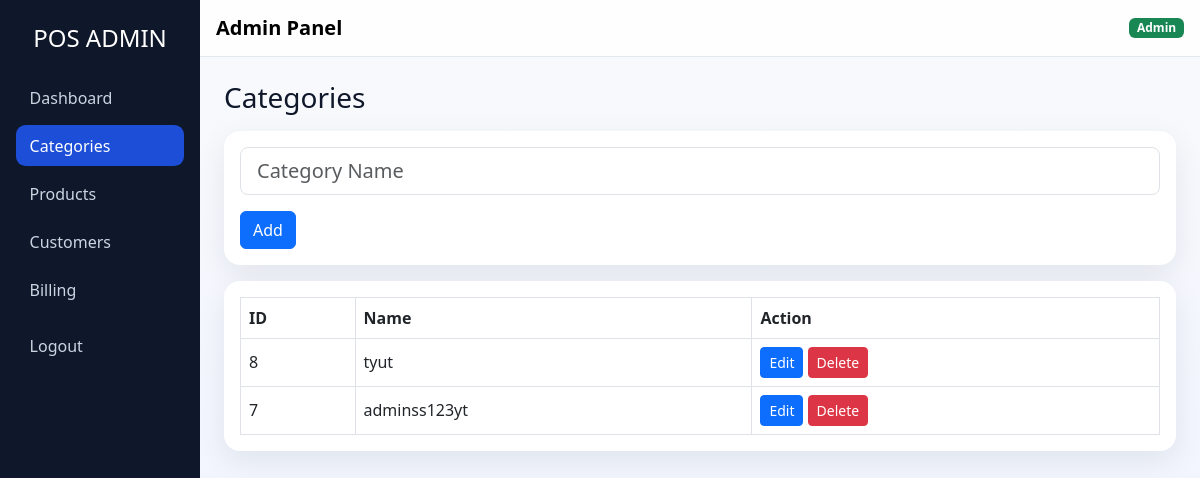
The app's page /admin/dashboard.php?page=categories with its own data.
### tables this page shows
CREATE TABLE `categories` (
  `id` int(11) NOT NULL,
  `name` varchar(100) NOT NULL,
  `created_at` timestamp NOT NULL DEFAULT current_timestamp()
);

### admin/categories.php (the view, shortened to what this page needs)
<?php
require_once "../database/db.php";
$edit = null;
$categories = $pdo->query("SELECT * FROM categories ORDER BY id DESC")->fetchAll();
?>
<div class="d-flex justify-content-between align-items-center flex-wrap gap-2 mb-3">
    <h3 class="mb-0">Categories</h3>
</div>
<div class="card content-card p-3 mb-3">
    <form method="POST">
        <input type="text" name="name"
               class="form-control form-control-lg"
               value="<?= $edit['name'] ?? '' ?>"
               placeholder="Category Name"
               required>
        <button class="btn btn-primary mt-3"
                name="<?= $edit ? 'update' : 'add' ?>">
            <?= $edit ? 'Update' : 'Add' ?>
        </button>
    </form>
</div>
<div class="card content-card p-3">
<div class="table-responsive">
<table class="table table-bordered table-hover align-middle mb-0">
<tr>
    <th>ID</th>
    <th>Name</th>
    <th>Action</th>
</tr>
<?php foreach($categories as $c): ?>
<tr>
    <td><?= $c['id'] ?></td>
    <td><?= $c['name'] ?></td>
    <td>
        <a href="dashboard.php?page=categories&edit=<?= $c['id'] ?>"
           class="btn btn-primary btn-sm">Edit</a>
        <a href="dashboard.php?page=categories&delete=<?= $c['id'] ?>"
           class="btn btn-danger btn-sm"
           onclick="return confirm('Delete?')">
           Delete
        </a>
    </td>
</tr>
<?php endforeach; ?>
</table>
</div>
</div>

### assets/css/style.css (style rules this page uses)
.app-body { background: linear-gradient(180deg, #f8fafc 0%, #eef2ff 100%); min-height: 100vh; color: #0f172a; }
.content-card { border: 0; border-radius: 1rem; box-shadow: 0 10px 30px rgba(15, 23, 42, 0.08); }

### records on screen
categories: id "8", name "tyut"
categories: id "7", name "adminss123yt"
